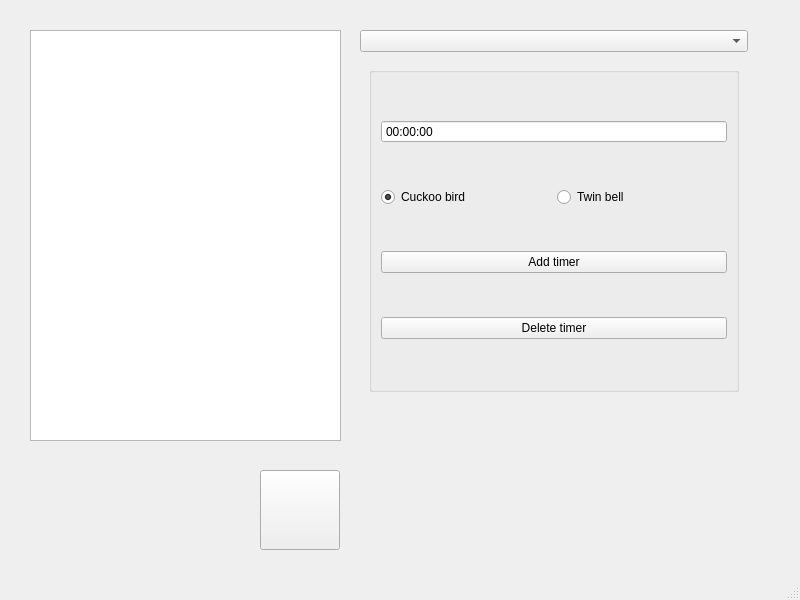
<?xml version="1.0" encoding="UTF-8"?>
<ui version="4.0">
 <class>MainWindow</class>
 <widget class="QMainWindow" name="MainWindow">
  <property name="geometry">
   <rect>
    <x>0</x>
    <y>0</y>
    <width>800</width>
    <height>600</height>
   </rect>
  </property>
  <property name="windowTitle">
   <string>MainWindow</string>
  </property>
  <widget class="QWidget" name="centralwidget">
   <widget class="QListWidget" name="listWidget">
    <property name="geometry">
     <rect>
      <x>30</x>
      <y>30</y>
      <width>311</width>
      <height>411</height>
     </rect>
    </property>
   </widget>
   <widget class="QWidget" name="verticalLayoutWidget">
    <property name="geometry">
     <rect>
      <x>360</x>
      <y>30</y>
      <width>388</width>
      <height>371</height>
     </rect>
    </property>
    <layout class="QVBoxLayout" name="verticalLayout">
     <item>
      <widget class="QComboBox" name="comboBox"/>
     </item>
     <item>
      <widget class="QStackedWidget" name="stackedWidget_timers">
       <property name="currentIndex">
        <number>0</number>
       </property>
       <widget class="QWidget" name="page_3">
        <layout class="QHBoxLayout" name="horizontalLayout_2">
         <item>
          <widget class="QGroupBox" name="groupBox">
           <property name="title">
            <string/>
           </property>
           <layout class="QVBoxLayout" name="verticalLayout_3">
            <item>
             <widget class="QTimeEdit" name="timeEdit_timer">
              <property name="buttonSymbols">
               <enum>QAbstractSpinBox::NoButtons</enum>
              </property>
             </widget>
            </item>
            <item>
             <layout class="QHBoxLayout" name="horizontalLayout">
              <item>
               <widget class="QRadioButton" name="sound_btn_1_1">
                <property name="text">
                 <string>Cuckoo bird</string>
                </property>
                <property name="checked">
                 <bool>true</bool>
                </property>
               </widget>
              </item>
              <item>
               <widget class="QRadioButton" name="sound_btn_1_2">
                <property name="text">
                 <string>Twin bell</string>
                </property>
               </widget>
              </item>
             </layout>
            </item>
            <item>
             <widget class="QPushButton" name="timer_add">
              <property name="text">
               <string>Add timer</string>
              </property>
             </widget>
            </item>
            <item>
             <widget class="QPushButton" name="timer_delete">
              <property name="text">
               <string>Delete timer</string>
              </property>
             </widget>
            </item>
           </layout>
          </widget>
         </item>
        </layout>
       </widget>
       <widget class="QWidget" name="page_4">
        <layout class="QVBoxLayout" name="verticalLayout_2">
         <item>
          <widget class="QGroupBox" name="groupBox_2">
           <property name="title">
            <string/>
           </property>
           <layout class="QVBoxLayout" name="verticalLayout_4">
            <item>
             <widget class="QTimeEdit" name="timeEdit_alarm">
              <property name="buttonSymbols">
               <enum>QAbstractSpinBox::NoButtons</enum>
              </property>
              <property name="time">
               <time>
                <hour>0</hour>
                <minute>0</minute>
                <second>0</second>
               </time>
              </property>
             </widget>
            </item>
            <item>
             <layout class="QHBoxLayout" name="horizontalLayout_4">
              <item>
               <widget class="QRadioButton" name="sound_btn_2_1">
                <property name="text">
                 <string>Cuckoo bird</string>
                </property>
                <property name="checked">
                 <bool>true</bool>
                </property>
               </widget>
              </item>
              <item>
               <widget class="QRadioButton" name="sound_btn_2_2">
                <property name="text">
                 <string>Twin bell</string>
                </property>
               </widget>
              </item>
             </layout>
            </item>
            <item>
             <widget class="QPushButton" name="alarm_add">
              <property name="text">
               <string>Add alarm</string>
              </property>
             </widget>
            </item>
            <item>
             <widget class="QPushButton" name="alarm_delete">
              <property name="text">
               <string>Delete alarm</string>
              </property>
             </widget>
            </item>
           </layout>
          </widget>
         </item>
        </layout>
       </widget>
      </widget>
     </item>
    </layout>
   </widget>
   <widget class="QStackedWidget" name="stackedWidget_buttons">
    <property name="geometry">
     <rect>
      <x>260</x>
      <y>470</y>
      <width>80</width>
      <height>80</height>
     </rect>
    </property>
    <property name="currentIndex">
     <number>1</number>
    </property>
    <widget class="QWidget" name="page">
     <widget class="QPushButton" name="start_btn">
      <property name="enabled">
       <bool>true</bool>
      </property>
      <property name="geometry">
       <rect>
        <x>0</x>
        <y>0</y>
        <width>80</width>
        <height>80</height>
       </rect>
      </property>
      <property name="text">
       <string/>
      </property>
      <property name="icon">
       <iconset resource="resources.qrc">
        <normaloff>:/&lt;qresource&gt;/images/play.png</normaloff>:/&lt;qresource&gt;/images/play.png</iconset>
      </property>
      <property name="iconSize">
       <size>
        <width>80</width>
        <height>80</height>
       </size>
      </property>
     </widget>
    </widget>
    <widget class="QWidget" name="page_2">
     <widget class="QPushButton" name="stop_btn">
      <property name="enabled">
       <bool>true</bool>
      </property>
      <property name="geometry">
       <rect>
        <x>0</x>
        <y>0</y>
        <width>80</width>
        <height>80</height>
       </rect>
      </property>
      <property name="text">
       <string/>
      </property>
      <property name="icon">
       <iconset resource="resources.qrc">
        <normaloff>:/&lt;qresource&gt;/images/stop.png</normaloff>:/&lt;qresource&gt;/images/stop.png</iconset>
      </property>
      <property name="iconSize">
       <size>
        <width>80</width>
        <height>80</height>
       </size>
      </property>
      <property name="checkable">
       <bool>false</bool>
      </property>
     </widget>
    </widget>
   </widget>
  </widget>
  <widget class="QMenuBar" name="menubar">
   <property name="geometry">
    <rect>
     <x>0</x>
     <y>0</y>
     <width>800</width>
     <height>26</height>
    </rect>
   </property>
  </widget>
  <widget class="QStatusBar" name="statusbar"/>
 </widget>
 <resources>
  <include location="resources.qrc"/>
 </resources>
 <connections/>
</ui>
